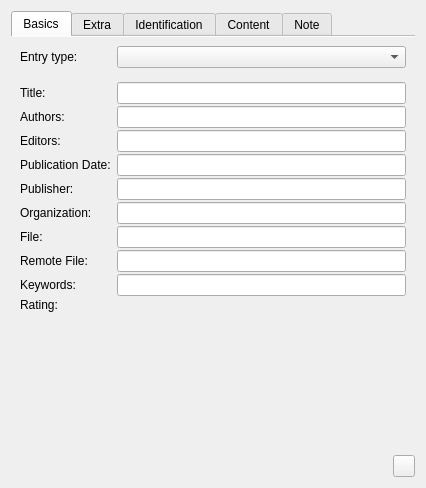
<?xml version="1.0" encoding="UTF-8"?>
<ui version="4.0">
 <class>PublicationWidget</class>
 <widget class="QWidget" name="PublicationWidget">
  <property name="geometry">
   <rect>
    <x>0</x>
    <y>0</y>
    <width>426</width>
    <height>488</height>
   </rect>
  </property>
  <property name="windowTitle">
   <string>Form</string>
  </property>
  <layout class="QVBoxLayout" name="verticalLayout_2">
   <item>
    <widget class="QTabWidget" name="tabWidget">
     <property name="currentIndex">
      <number>0</number>
     </property>
     <property name="documentMode">
      <bool>true</bool>
     </property>
     <widget class="QWidget" name="tab">
      <attribute name="title">
       <string>Basics</string>
      </attribute>
      <layout class="QFormLayout" name="formLayout_3">
       <property name="fieldGrowthPolicy">
        <enum>QFormLayout::ExpandingFieldsGrow</enum>
       </property>
       <property name="horizontalSpacing">
        <number>-1</number>
       </property>
       <property name="verticalSpacing">
        <number>2</number>
       </property>
       <item row="0" column="0">
        <widget class="QLabel" name="label_2">
         <property name="text">
          <string>Entry type:</string>
         </property>
         <property name="buddy">
          <cstring>editEntryType</cstring>
         </property>
        </widget>
       </item>
       <item row="0" column="1">
        <widget class="KComboBox" name="editEntryType">
         <property name="sizePolicy">
          <sizepolicy hsizetype="MinimumExpanding" vsizetype="Fixed">
           <horstretch>0</horstretch>
           <verstretch>0</verstretch>
          </sizepolicy>
         </property>
        </widget>
       </item>
       <item row="2" column="1">
        <spacer name="verticalSpacer">
         <property name="orientation">
          <enum>Qt::Vertical</enum>
         </property>
         <property name="sizeType">
          <enum>QSizePolicy::Fixed</enum>
         </property>
         <property name="sizeHint" stdset="0">
          <size>
           <width>20</width>
           <height>10</height>
          </size>
         </property>
        </spacer>
       </item>
       <item row="4" column="0">
        <widget class="QLabel" name="label_3">
         <property name="text">
          <string>Title:</string>
         </property>
         <property name="buddy">
          <cstring>editTitle</cstring>
         </property>
        </widget>
       </item>
       <item row="4" column="1">
        <widget class="StringEdit" name="editTitle"/>
       </item>
       <item row="6" column="0">
        <widget class="QLabel" name="label_4">
         <property name="text">
          <string>Authors:</string>
         </property>
         <property name="buddy">
          <cstring>editAuthors</cstring>
         </property>
        </widget>
       </item>
       <item row="6" column="1">
        <widget class="ContactEdit" name="editAuthors"/>
       </item>
       <item row="8" column="0">
        <widget class="QLabel" name="label_12">
         <property name="text">
          <string>Editors:</string>
         </property>
         <property name="buddy">
          <cstring>editEditor</cstring>
         </property>
        </widget>
       </item>
       <item row="8" column="1">
        <widget class="ContactEdit" name="editEditor"/>
       </item>
       <item row="10" column="0">
        <widget class="QLabel" name="label_5">
         <property name="text">
          <string>Publication Date:</string>
         </property>
         <property name="buddy">
          <cstring>editDate</cstring>
         </property>
        </widget>
       </item>
       <item row="10" column="1">
        <widget class="DateEdit" name="editDate"/>
       </item>
       <item row="12" column="0">
        <widget class="QLabel" name="label_10">
         <property name="text">
          <string>Publisher:</string>
         </property>
         <property name="buddy">
          <cstring>editPublisher</cstring>
         </property>
        </widget>
       </item>
       <item row="12" column="1">
        <widget class="ContactEdit" name="editPublisher"/>
       </item>
       <item row="15" column="0">
        <widget class="QLabel" name="label_27">
         <property name="text">
          <string>Organization:</string>
         </property>
         <property name="buddy">
          <cstring>editOrganization</cstring>
         </property>
        </widget>
       </item>
       <item row="15" column="1">
        <widget class="OrganizationEdit" name="editOrganization"/>
       </item>
       <item row="19" column="0">
        <widget class="QLabel" name="label_25">
         <property name="text">
          <string>File:</string>
         </property>
         <property name="buddy">
          <cstring>editFileObject</cstring>
         </property>
        </widget>
       </item>
       <item row="19" column="1">
        <widget class="FileObjectEdit" name="editFileObject"/>
       </item>
       <item row="21" column="0">
        <widget class="QLabel" name="label_16">
         <property name="text">
          <string>Remote File:</string>
         </property>
         <property name="buddy">
          <cstring>editRemoteObject</cstring>
         </property>
        </widget>
       </item>
       <item row="21" column="1">
        <widget class="FileObjectEdit" name="editRemoteObject"/>
       </item>
       <item row="23" column="0">
        <widget class="QLabel" name="label_30">
         <property name="text">
          <string>Keywords:</string>
         </property>
         <property name="buddy">
          <cstring>editKeywords</cstring>
         </property>
        </widget>
       </item>
       <item row="23" column="1">
        <widget class="TagEdit" name="editKeywords"/>
       </item>
       <item row="24" column="0">
        <widget class="QLabel" name="label_18">
         <property name="text">
          <string>Rating:</string>
         </property>
        </widget>
       </item>
       <item row="24" column="1">
        <widget class="KRatingWidget" name="editRating"/>
       </item>
      </layout>
     </widget>
     <widget class="QWidget" name="tab_2">
      <attribute name="title">
       <string>Extra</string>
      </attribute>
      <layout class="QFormLayout" name="formLayout">
       <property name="verticalSpacing">
        <number>2</number>
       </property>
       <item row="0" column="0">
        <widget class="QLabel" name="label_6">
         <property name="text">
          <string>Bookseries:</string>
         </property>
         <property name="buddy">
          <cstring>editSeries</cstring>
         </property>
        </widget>
       </item>
       <item row="0" column="1">
        <widget class="SeriesEdit" name="editSeries"/>
       </item>
       <item row="1" column="0">
        <widget class="QLabel" name="label_11">
         <property name="text">
          <string>Edition:</string>
         </property>
         <property name="buddy">
          <cstring>editEdition</cstring>
         </property>
        </widget>
       </item>
       <item row="1" column="1">
        <widget class="StringEdit" name="editEdition"/>
       </item>
       <item row="3" column="0">
        <widget class="QLabel" name="label_7">
         <property name="text">
          <string>Journal:</string>
         </property>
         <property name="buddy">
          <cstring>editJournal</cstring>
         </property>
        </widget>
       </item>
       <item row="3" column="1">
        <widget class="JournalEdit" name="editJournal"/>
       </item>
       <item row="4" column="0">
        <widget class="QLabel" name="label_8">
         <property name="text">
          <string>Volume:</string>
         </property>
         <property name="buddy">
          <cstring>editVolume</cstring>
         </property>
        </widget>
       </item>
       <item row="4" column="1">
        <widget class="VolumeNumberEdit" name="editVolume"/>
       </item>
       <item row="5" column="0">
        <widget class="QLabel" name="label_9">
         <property name="text">
          <string>Number:</string>
         </property>
         <property name="buddy">
          <cstring>editNumber</cstring>
         </property>
        </widget>
       </item>
       <item row="5" column="1">
        <widget class="VolumeNumberEdit" name="editNumber"/>
       </item>
       <item row="6" column="0">
        <widget class="QLabel" name="label_14">
         <property name="text">
          <string>Publication Method:</string>
         </property>
         <property name="wordWrap">
          <bool>true</bool>
         </property>
         <property name="buddy">
          <cstring>editHowPublished</cstring>
         </property>
        </widget>
       </item>
       <item row="6" column="1">
        <widget class="StringEdit" name="editHowPublished"/>
       </item>
       <item row="7" column="0">
        <widget class="QLabel" name="label_17">
         <property name="text">
          <string>Type:</string>
         </property>
         <property name="buddy">
          <cstring>editType</cstring>
         </property>
        </widget>
       </item>
       <item row="7" column="1">
        <widget class="StringEdit" name="editType"/>
       </item>
       <item row="8" column="0">
        <widget class="QLabel" name="label_24">
         <property name="text">
          <string>Copyrigth:</string>
         </property>
         <property name="buddy">
          <cstring>editCopyright</cstring>
         </property>
        </widget>
       </item>
       <item row="8" column="1">
        <widget class="StringEdit" name="editCopyright"/>
       </item>
       <item row="9" column="0">
        <widget class="QLabel" name="label_26">
         <property name="text">
          <string>Last Accessed:</string>
         </property>
         <property name="buddy">
          <cstring>editLastAccessed</cstring>
         </property>
        </widget>
       </item>
       <item row="9" column="1">
        <widget class="StringEdit" name="editLastAccessed"/>
       </item>
       <item row="2" column="0">
        <widget class="QLabel" name="label_31">
         <property name="text">
          <string>Proceedings:</string>
         </property>
         <property name="buddy">
          <cstring>editProceedings</cstring>
         </property>
        </widget>
       </item>
       <item row="2" column="1">
        <widget class="ProceedingsEdit" name="editProceedings"/>
       </item>
      </layout>
     </widget>
     <widget class="QWidget" name="tab_3">
      <attribute name="title">
       <string>Identification</string>
      </attribute>
      <layout class="QFormLayout" name="formLayout_2">
       <property name="fieldGrowthPolicy">
        <enum>QFormLayout::ExpandingFieldsGrow</enum>
       </property>
       <property name="verticalSpacing">
        <number>2</number>
       </property>
       <item row="1" column="0">
        <widget class="QLabel" name="label_13">
         <property name="text">
          <string>E-Print:</string>
         </property>
         <property name="buddy">
          <cstring>editEprint</cstring>
         </property>
        </widget>
       </item>
       <item row="1" column="1">
        <widget class="StringEdit" name="editEprint"/>
       </item>
       <item row="4" column="0">
        <widget class="QLabel" name="label_19">
         <property name="text">
          <string>ISBN:</string>
         </property>
         <property name="buddy">
          <cstring>editISBN</cstring>
         </property>
        </widget>
       </item>
       <item row="4" column="1">
        <widget class="StringEdit" name="editISBN"/>
       </item>
       <item row="6" column="0">
        <widget class="QLabel" name="label_20">
         <property name="text">
          <string>ISSN:</string>
         </property>
         <property name="buddy">
          <cstring>editISSN</cstring>
         </property>
        </widget>
       </item>
       <item row="6" column="1">
        <widget class="IssnEdit" name="editISSN"/>
       </item>
       <item row="8" column="0">
        <widget class="QLabel" name="label_21">
         <property name="text">
          <string>LCCN:</string>
         </property>
         <property name="buddy">
          <cstring>editLCCN</cstring>
         </property>
        </widget>
       </item>
       <item row="8" column="1">
        <widget class="StringEdit" name="editLCCN"/>
       </item>
       <item row="10" column="0">
        <widget class="QLabel" name="label_22">
         <property name="text">
          <string>MRNumber:</string>
         </property>
         <property name="buddy">
          <cstring>editMRNumber</cstring>
         </property>
        </widget>
       </item>
       <item row="10" column="1">
        <widget class="StringEdit" name="editMRNumber"/>
       </item>
       <item row="12" column="0">
        <widget class="QLabel" name="label_23">
         <property name="text">
          <string>DOI:</string>
         </property>
         <property name="buddy">
          <cstring>editDOI</cstring>
         </property>
        </widget>
       </item>
       <item row="12" column="1">
        <widget class="StringEdit" name="editDOI"/>
       </item>
      </layout>
     </widget>
     <widget class="QWidget" name="tab_5">
      <attribute name="title">
       <string>Content</string>
      </attribute>
      <layout class="QVBoxLayout" name="verticalLayout_3">
       <property name="spacing">
        <number>2</number>
       </property>
       <item>
        <widget class="QLabel" name="label_28">
         <property name="text">
          <string>Abstract:</string>
         </property>
         <property name="buddy">
          <cstring>editAbstract</cstring>
         </property>
        </widget>
       </item>
       <item>
        <widget class="QPlainTextEdit" name="editAbstract"/>
       </item>
       <item>
        <widget class="QLabel" name="label_29">
         <property name="text">
          <string>Table of Contents:</string>
         </property>
         <property name="buddy">
          <cstring>editTOC</cstring>
         </property>
        </widget>
       </item>
       <item>
        <widget class="QPlainTextEdit" name="editTOC"/>
       </item>
       <item>
        <widget class="QDialogButtonBox" name="contentButtonBox">
         <property name="standardButtons">
          <set>QDialogButtonBox::Discard|QDialogButtonBox::Save</set>
         </property>
        </widget>
       </item>
      </layout>
     </widget>
     <widget class="QWidget" name="tab_4">
      <attribute name="title">
       <string>Note</string>
      </attribute>
      <layout class="QVBoxLayout" name="verticalLayout">
       <property name="spacing">
        <number>2</number>
       </property>
       <item>
        <widget class="QLabel" name="label">
         <property name="text">
          <string>Note:</string>
         </property>
         <property name="buddy">
          <cstring>editNote</cstring>
         </property>
        </widget>
       </item>
       <item>
        <widget class="QPlainTextEdit" name="editNote"/>
       </item>
       <item>
        <widget class="QLabel" name="label_15">
         <property name="text">
          <string>Annotation:</string>
         </property>
         <property name="buddy">
          <cstring>editAnnote</cstring>
         </property>
        </widget>
       </item>
       <item>
        <widget class="QPlainTextEdit" name="editAnnote"/>
       </item>
       <item>
        <widget class="QDialogButtonBox" name="noteButtonBox">
         <property name="standardButtons">
          <set>QDialogButtonBox::Discard|QDialogButtonBox::Save</set>
         </property>
        </widget>
       </item>
      </layout>
     </widget>
    </widget>
   </item>
   <item>
    <spacer name="verticalSpacer_4">
     <property name="orientation">
      <enum>Qt::Vertical</enum>
     </property>
     <property name="sizeHint" stdset="0">
      <size>
       <width>20</width>
       <height>40</height>
      </size>
     </property>
    </spacer>
   </item>
   <item>
    <layout class="QHBoxLayout" name="horizontalLayout_2">
     <item>
      <spacer name="horizontalSpacer_2">
       <property name="orientation">
        <enum>Qt::Horizontal</enum>
       </property>
       <property name="sizeHint" stdset="0">
        <size>
         <width>40</width>
         <height>20</height>
        </size>
       </property>
      </spacer>
     </item>
     <item>
      <widget class="QPushButton" name="addReference">
       <property name="minimumSize">
        <size>
         <width>22</width>
         <height>22</height>
        </size>
       </property>
       <property name="maximumSize">
        <size>
         <width>22</width>
         <height>22</height>
        </size>
       </property>
       <property name="toolTip">
        <string>Add Reference</string>
       </property>
       <property name="text">
        <string/>
       </property>
       <property name="iconSize">
        <size>
         <width>22</width>
         <height>22</height>
        </size>
       </property>
      </widget>
     </item>
    </layout>
   </item>
  </layout>
 </widget>
 <customwidgets>
  <customwidget>
   <class>KComboBox</class>
   <extends>QComboBox</extends>
   <header>kcombobox.h</header>
  </customwidget>
  <customwidget>
   <class>KRatingWidget</class>
   <extends>QFrame</extends>
   <header>kratingwidget.h</header>
  </customwidget>
  <customwidget>
   <class>StringEdit</class>
   <extends>QLineEdit</extends>
   <header>propertywidgets/stringedit.h</header>
   <slots>
    <signal>widgetEnabled(bool)</signal>
   </slots>
  </customwidget>
  <customwidget>
   <class>ContactEdit</class>
   <extends>QLineEdit</extends>
   <header>propertywidgets/contactedit.h</header>
   <slots>
    <signal>widgetEnabled(bool)</signal>
   </slots>
  </customwidget>
  <customwidget>
   <class>SeriesEdit</class>
   <extends>QLineEdit</extends>
   <header>propertywidgets/seriesedit.h</header>
  </customwidget>
  <customwidget>
   <class>JournalEdit</class>
   <extends>QLineEdit</extends>
   <header>propertywidgets/journaledit.h</header>
  </customwidget>
  <customwidget>
   <class>VolumeNumberEdit</class>
   <extends>QLineEdit</extends>
   <header>propertywidgets/volumenumberedit.h</header>
  </customwidget>
  <customwidget>
   <class>FileObjectEdit</class>
   <extends>QLineEdit</extends>
   <header>propertywidgets/fileobjectedit.h</header>
   <slots>
    <signal>widgetEnabled(bool)</signal>
   </slots>
  </customwidget>
  <customwidget>
   <class>OrganizationEdit</class>
   <extends>QLineEdit</extends>
   <header>propertywidgets/organizationedit.h</header>
   <slots>
    <signal>widgetEnabled(bool)</signal>
   </slots>
  </customwidget>
  <customwidget>
   <class>IssnEdit</class>
   <extends>QLineEdit</extends>
   <header>propertywidgets/issnedit.h</header>
  </customwidget>
  <customwidget>
   <class>TagEdit</class>
   <extends>QLineEdit</extends>
   <header>propertywidgets/tagedit.h</header>
   <slots>
    <signal>widgetEnabled(bool)</signal>
   </slots>
  </customwidget>
  <customwidget>
   <class>ProceedingsEdit</class>
   <extends>QLineEdit</extends>
   <header>propertywidgets/proceedingsedit.h</header>
   <slots>
    <signal>widgetEnabled(bool)</signal>
   </slots>
  </customwidget>
  <customwidget>
   <class>DateEdit</class>
   <extends>QLineEdit</extends>
   <header>propertywidgets/dateedit.h</header>
  </customwidget>
 </customwidgets>
 <resources/>
 <connections>
  <connection>
   <sender>editTitle</sender>
   <signal>widgetEnabled(bool)</signal>
   <receiver>label_3</receiver>
   <slot>setEnabled(bool)</slot>
   <hints>
    <hint type="sourcelabel">
     <x>168</x>
     <y>79</y>
    </hint>
    <hint type="destinationlabel">
     <x>125</x>
     <y>79</y>
    </hint>
   </hints>
  </connection>
  <connection>
   <sender>editAuthors</sender>
   <signal>widgetEnabled(bool)</signal>
   <receiver>label_4</receiver>
   <slot>setEnabled(bool)</slot>
   <hints>
    <hint type="sourcelabel">
     <x>168</x>
     <y>108</y>
    </hint>
    <hint type="destinationlabel">
     <x>114</x>
     <y>108</y>
    </hint>
   </hints>
  </connection>
  <connection>
   <sender>editEditor</sender>
   <signal>widgetEnabled(bool)</signal>
   <receiver>label_12</receiver>
   <slot>setEnabled(bool)</slot>
   <hints>
    <hint type="sourcelabel">
     <x>168</x>
     <y>137</y>
    </hint>
    <hint type="destinationlabel">
     <x>120</x>
     <y>137</y>
    </hint>
   </hints>
  </connection>
  <connection>
   <sender>editDate</sender>
   <signal>widgetEnabled(bool)</signal>
   <receiver>label_5</receiver>
   <slot>setEnabled(bool)</slot>
   <hints>
    <hint type="sourcelabel">
     <x>168</x>
     <y>166</y>
    </hint>
    <hint type="destinationlabel">
     <x>56</x>
     <y>166</y>
    </hint>
   </hints>
  </connection>
  <connection>
   <sender>editPublisher</sender>
   <signal>widgetEnabled(bool)</signal>
   <receiver>label_10</receiver>
   <slot>setEnabled(bool)</slot>
   <hints>
    <hint type="sourcelabel">
     <x>168</x>
     <y>195</y>
    </hint>
    <hint type="destinationlabel">
     <x>105</x>
     <y>195</y>
    </hint>
   </hints>
  </connection>
  <connection>
   <sender>editSeries</sender>
   <signal>widgetEnabled(bool)</signal>
   <receiver>label_6</receiver>
   <slot>setEnabled(bool)</slot>
   <hints>
    <hint type="sourcelabel">
     <x>238</x>
     <y>35</y>
    </hint>
    <hint type="destinationlabel">
     <x>67</x>
     <y>35</y>
    </hint>
   </hints>
  </connection>
  <connection>
   <sender>editEdition</sender>
   <signal>widgetEnabled(bool)</signal>
   <receiver>label_11</receiver>
   <slot>setEnabled(bool)</slot>
   <hints>
    <hint type="sourcelabel">
     <x>238</x>
     <y>62</y>
    </hint>
    <hint type="destinationlabel">
     <x>93</x>
     <y>62</y>
    </hint>
   </hints>
  </connection>
  <connection>
   <sender>editJournal</sender>
   <signal>widgetEnabled(bool)</signal>
   <receiver>label_7</receiver>
   <slot>setEnabled(bool)</slot>
   <hints>
    <hint type="sourcelabel">
     <x>381</x>
     <y>140</y>
    </hint>
    <hint type="destinationlabel">
     <x>146</x>
     <y>140</y>
    </hint>
   </hints>
  </connection>
  <connection>
   <sender>editVolume</sender>
   <signal>widgetEnabled(bool)</signal>
   <receiver>label_8</receiver>
   <slot>setEnabled(bool)</slot>
   <hints>
    <hint type="sourcelabel">
     <x>381</x>
     <y>167</y>
    </hint>
    <hint type="destinationlabel">
     <x>146</x>
     <y>167</y>
    </hint>
   </hints>
  </connection>
  <connection>
   <sender>editNumber</sender>
   <signal>widgetEnabled(bool)</signal>
   <receiver>label_9</receiver>
   <slot>setEnabled(bool)</slot>
   <hints>
    <hint type="sourcelabel">
     <x>381</x>
     <y>194</y>
    </hint>
    <hint type="destinationlabel">
     <x>146</x>
     <y>194</y>
    </hint>
   </hints>
  </connection>
  <connection>
   <sender>editHowPublished</sender>
   <signal>widgetEnabled(bool)</signal>
   <receiver>label_14</receiver>
   <slot>setEnabled(bool)</slot>
   <hints>
    <hint type="sourcelabel">
     <x>381</x>
     <y>221</y>
    </hint>
    <hint type="destinationlabel">
     <x>12</x>
     <y>221</y>
    </hint>
   </hints>
  </connection>
  <connection>
   <sender>editType</sender>
   <signal>widgetEnabled(bool)</signal>
   <receiver>label_17</receiver>
   <slot>setEnabled(bool)</slot>
   <hints>
    <hint type="sourcelabel">
     <x>381</x>
     <y>248</y>
    </hint>
    <hint type="destinationlabel">
     <x>146</x>
     <y>248</y>
    </hint>
   </hints>
  </connection>
  <connection>
   <sender>editCopyright</sender>
   <signal>widgetEnabled(bool)</signal>
   <receiver>label_24</receiver>
   <slot>setEnabled(bool)</slot>
   <hints>
    <hint type="sourcelabel">
     <x>381</x>
     <y>275</y>
    </hint>
    <hint type="destinationlabel">
     <x>146</x>
     <y>275</y>
    </hint>
   </hints>
  </connection>
  <connection>
   <sender>editEprint</sender>
   <signal>widgetEnabled(bool)</signal>
   <receiver>label_13</receiver>
   <slot>setEnabled(bool)</slot>
   <hints>
    <hint type="sourcelabel">
     <x>150</x>
     <y>37</y>
    </hint>
    <hint type="destinationlabel">
     <x>69</x>
     <y>37</y>
    </hint>
   </hints>
  </connection>
  <connection>
   <sender>editISBN</sender>
   <signal>widgetEnabled(bool)</signal>
   <receiver>label_19</receiver>
   <slot>setEnabled(bool)</slot>
   <hints>
    <hint type="sourcelabel">
     <x>150</x>
     <y>68</y>
    </hint>
    <hint type="destinationlabel">
     <x>83</x>
     <y>68</y>
    </hint>
   </hints>
  </connection>
  <connection>
   <sender>editISSN</sender>
   <signal>widgetEnabled(bool)</signal>
   <receiver>label_20</receiver>
   <slot>setEnabled(bool)</slot>
   <hints>
    <hint type="sourcelabel">
     <x>150</x>
     <y>97</y>
    </hint>
    <hint type="destinationlabel">
     <x>85</x>
     <y>97</y>
    </hint>
   </hints>
  </connection>
  <connection>
   <sender>editLCCN</sender>
   <signal>widgetEnabled(bool)</signal>
   <receiver>label_21</receiver>
   <slot>setEnabled(bool)</slot>
   <hints>
    <hint type="sourcelabel">
     <x>150</x>
     <y>126</y>
    </hint>
    <hint type="destinationlabel">
     <x>80</x>
     <y>126</y>
    </hint>
   </hints>
  </connection>
  <connection>
   <sender>editMRNumber</sender>
   <signal>widgetEnabled(bool)</signal>
   <receiver>label_22</receiver>
   <slot>setEnabled(bool)</slot>
   <hints>
    <hint type="sourcelabel">
     <x>150</x>
     <y>155</y>
    </hint>
    <hint type="destinationlabel">
     <x>38</x>
     <y>155</y>
    </hint>
   </hints>
  </connection>
  <connection>
   <sender>editDOI</sender>
   <signal>widgetEnabled(bool)</signal>
   <receiver>label_23</receiver>
   <slot>setEnabled(bool)</slot>
   <hints>
    <hint type="sourcelabel">
     <x>150</x>
     <y>184</y>
    </hint>
    <hint type="destinationlabel">
     <x>89</x>
     <y>184</y>
    </hint>
   </hints>
  </connection>
  <connection>
   <sender>contentButtonBox</sender>
   <signal>accepted()</signal>
   <receiver>PublicationWidget</receiver>
   <slot>acceptContentChanges()</slot>
   <hints>
    <hint type="sourcelabel">
     <x>99</x>
     <y>423</y>
    </hint>
    <hint type="destinationlabel">
     <x>440</x>
     <y>433</y>
    </hint>
   </hints>
  </connection>
  <connection>
   <sender>contentButtonBox</sender>
   <signal>rejected()</signal>
   <receiver>PublicationWidget</receiver>
   <slot>discardContentChanges()</slot>
   <hints>
    <hint type="sourcelabel">
     <x>99</x>
     <y>423</y>
    </hint>
    <hint type="destinationlabel">
     <x>284</x>
     <y>513</y>
    </hint>
   </hints>
  </connection>
  <connection>
   <sender>noteButtonBox</sender>
   <signal>accepted()</signal>
   <receiver>PublicationWidget</receiver>
   <slot>acceptNoteChanges()</slot>
   <hints>
    <hint type="sourcelabel">
     <x>99</x>
     <y>423</y>
    </hint>
    <hint type="destinationlabel">
     <x>256</x>
     <y>523</y>
    </hint>
   </hints>
  </connection>
  <connection>
   <sender>noteButtonBox</sender>
   <signal>rejected()</signal>
   <receiver>PublicationWidget</receiver>
   <slot>discardNoteChanges()</slot>
   <hints>
    <hint type="sourcelabel">
     <x>99</x>
     <y>423</y>
    </hint>
    <hint type="destinationlabel">
     <x>425</x>
     <y>428</y>
    </hint>
   </hints>
  </connection>
  <connection>
   <sender>editKeywords</sender>
   <signal>widgetEnabled(bool)</signal>
   <receiver>label_30</receiver>
   <slot>setEnabled(bool)</slot>
   <hints>
    <hint type="sourcelabel">
     <x>168</x>
     <y>317</y>
    </hint>
    <hint type="destinationlabel">
     <x>103</x>
     <y>317</y>
    </hint>
   </hints>
  </connection>
  <connection>
   <sender>editOrganization</sender>
   <signal>widgetEnabled(bool)</signal>
   <receiver>label_27</receiver>
   <slot>setEnabled(bool)</slot>
   <hints>
    <hint type="sourcelabel">
     <x>168</x>
     <y>226</y>
    </hint>
    <hint type="destinationlabel">
     <x>79</x>
     <y>226</y>
    </hint>
   </hints>
  </connection>
  <connection>
   <sender>editFileObject</sender>
   <signal>widgetEnabled(bool)</signal>
   <receiver>label_25</receiver>
   <slot>setEnabled(bool)</slot>
   <hints>
    <hint type="sourcelabel">
     <x>168</x>
     <y>259</y>
    </hint>
    <hint type="destinationlabel">
     <x>125</x>
     <y>259</y>
    </hint>
   </hints>
  </connection>
  <connection>
   <sender>editRemoteObject</sender>
   <signal>widgetEnabled(bool)</signal>
   <receiver>label_16</receiver>
   <slot>setEnabled(bool)</slot>
   <hints>
    <hint type="sourcelabel">
     <x>168</x>
     <y>288</y>
    </hint>
    <hint type="destinationlabel">
     <x>90</x>
     <y>288</y>
    </hint>
   </hints>
  </connection>
  <connection>
   <sender>editLastAccessed</sender>
   <signal>widgetEnabled(bool)</signal>
   <receiver>label_26</receiver>
   <slot>setEnabled(bool)</slot>
   <hints>
    <hint type="sourcelabel">
     <x>330</x>
     <y>302</y>
    </hint>
    <hint type="destinationlabel">
     <x>146</x>
     <y>302</y>
    </hint>
   </hints>
  </connection>
  <connection>
   <sender>editProceedings</sender>
   <signal>widgetEnabled(bool)</signal>
   <receiver>label_31</receiver>
   <slot>setEnabled(bool)</slot>
   <hints>
    <hint type="sourcelabel">
     <x>166</x>
     <y>99</y>
    </hint>
    <hint type="destinationlabel">
     <x>135</x>
     <y>99</y>
    </hint>
   </hints>
  </connection>
 </connections>
 <slots>
  <slot>acceptContentChanges()</slot>
  <slot>discardContentChanges()</slot>
  <slot>acceptNoteChanges()</slot>
  <slot>discardNoteChanges()</slot>
 </slots>
</ui>
